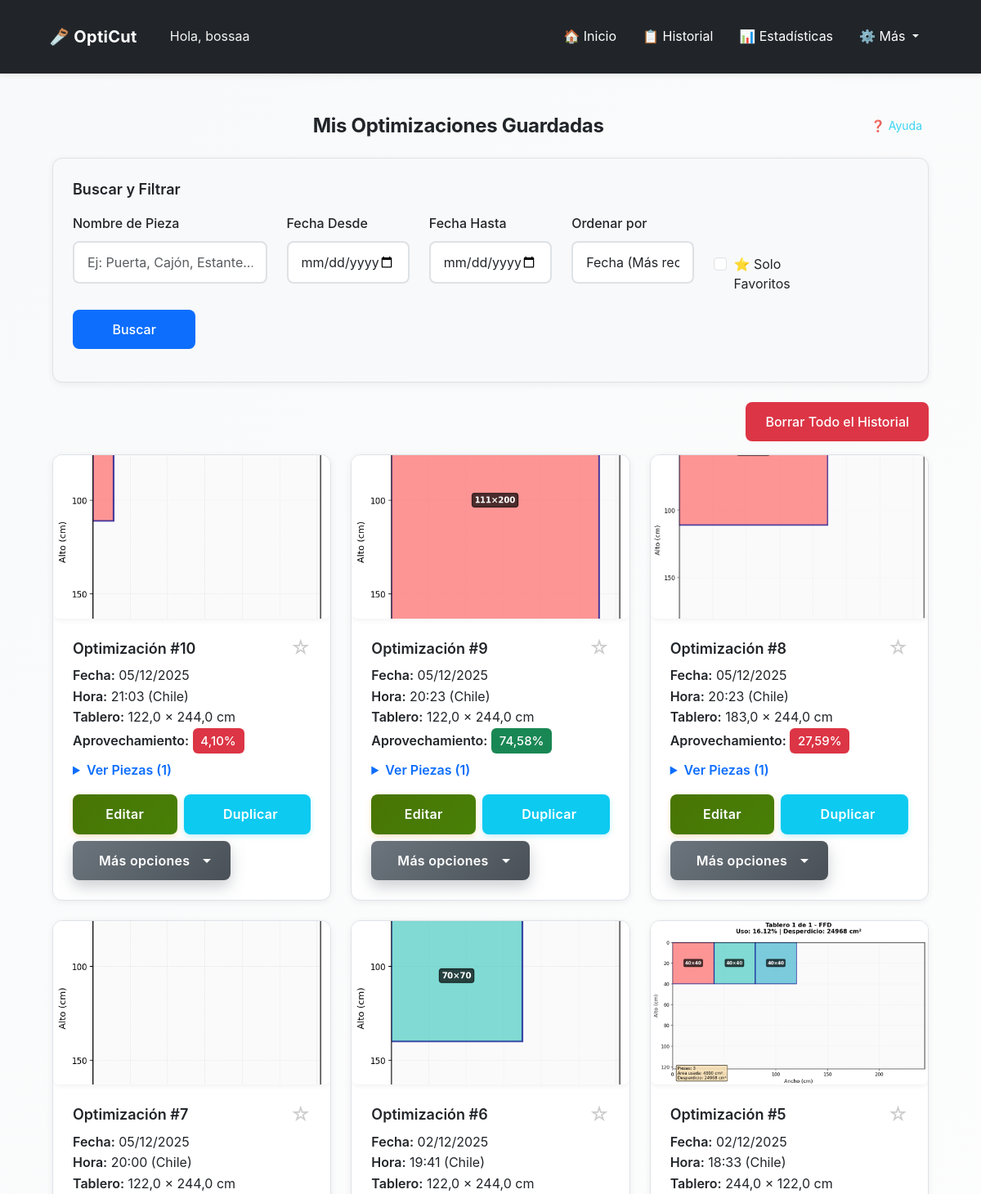
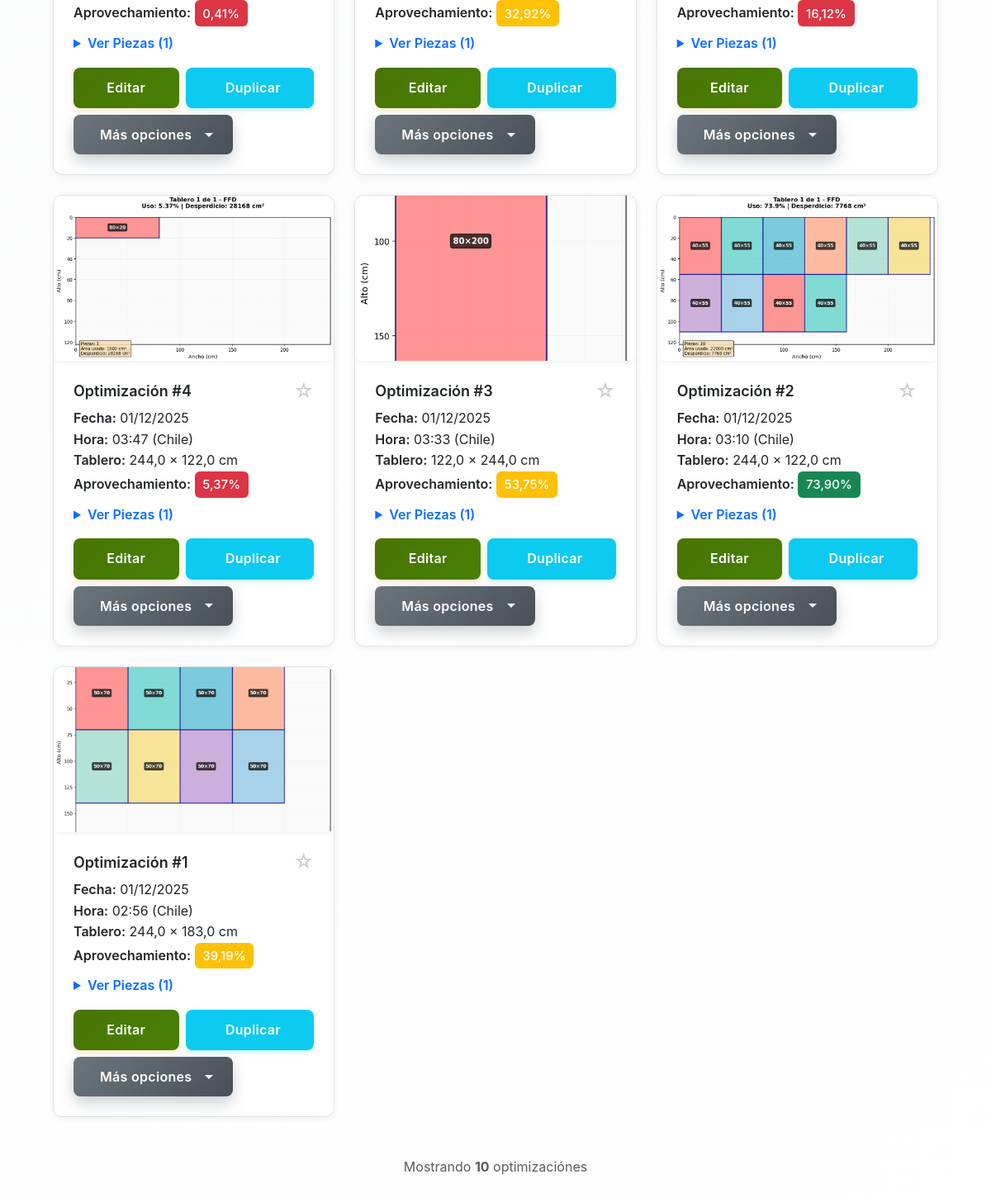
Before: /opticut/mis-optimizaciones/ (signed in) with the older database file (2 pictures, top to bottom).
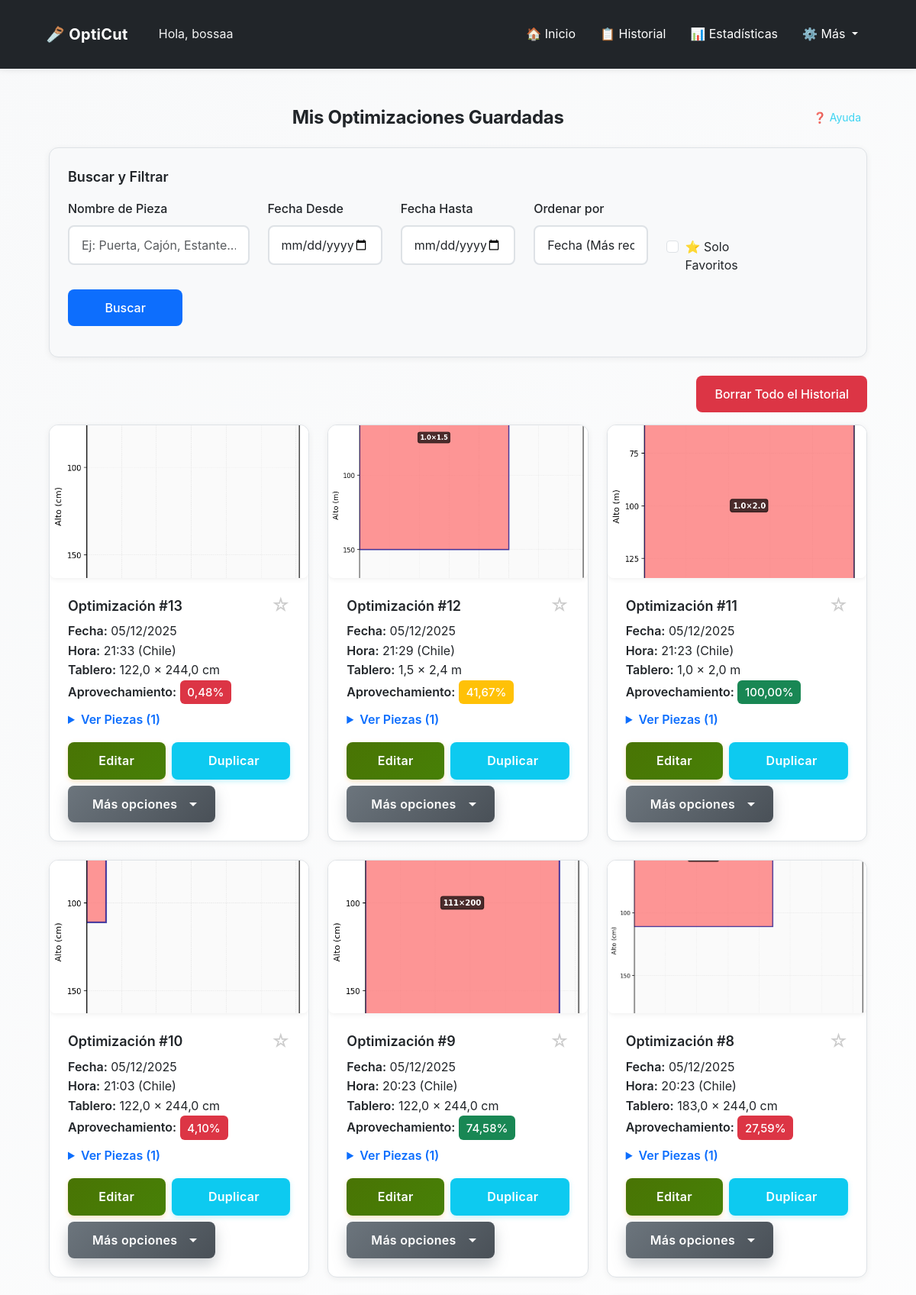
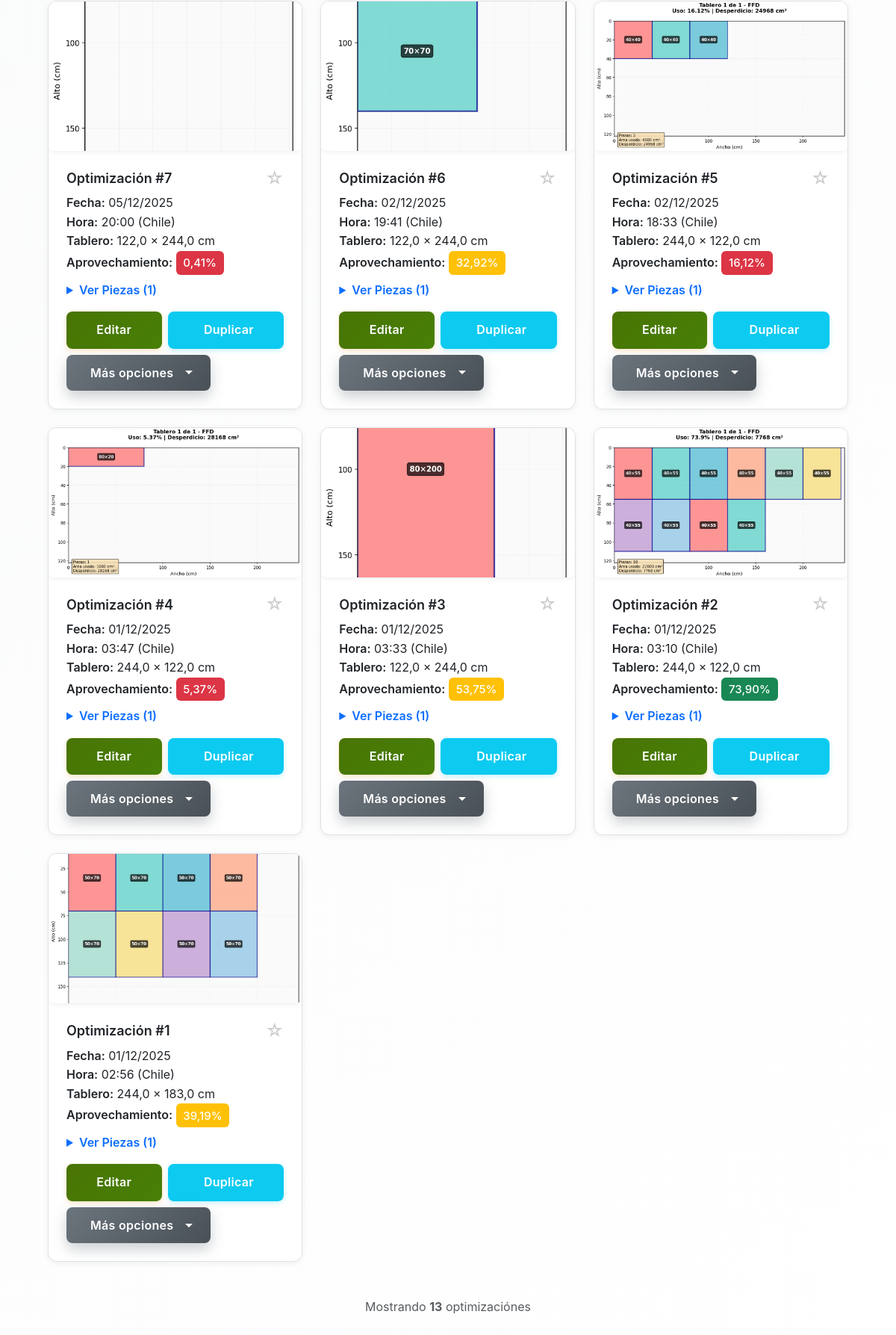
After: the same page with the newer database file (2 pictures, top to bottom).
### opticut/models.py (models this page shows, shortened)
class Optimizacion(models.Model):
    UNIDADES_CHOICES = [
        ('cm', 'Centímetros (cm)'),
        ('m', 'Metros (m)'),
        ('in', 'Pulgadas (in)'),
        ('ft', 'Pies (ft)'),
    ]
    usuario = models.ForeignKey(User, on_delete=models.CASCADE)
    fecha = models.DateTimeField(auto_now_add=True)
    ancho_tablero = models.IntegerField()  # Siempre guardado en cm
    alto_tablero = models.IntegerField()  # Siempre guardado en cm
    unidad_medida = models.CharField(max_length=2, choices=UNIDADES_CHOICES, default='cm',
                                     help_text="Unidad de medida usada por el usuario")
    piezas = models.TextField(help_text="Listado de piezas en formato ancho,alto,cantidad")
    imagen = models.ImageField(upload_to='optimizaciones/', null=True, blank=True)
    pdf = models.FileField(upload_to='pdfs/', null=True, blank=True)
    aprovechamiento_total = models.FloatField(default=0)
    favorito = models.BooleanField(default=False)
    permitir_rotacion = models.BooleanField(default=True, help_text="Permitir rotación automática de piezas 90°")
    margen_corte = models.FloatField(default=0.3, help_text="Margen de corte (kerf) en cm (guardado internamente). El valor se ingresa en mm.")

### opticut/views.py (the view, shortened to what this page needs)
# urls.py: path('mis-optimizaciones/', views.mis_optimizaciones, name='mis_optimizaciones'),
@login_required
def mis_optimizaciones(request):
    todas_optimizaciones = Optimizacion.objects.filter(usuario=request.user)
    total_absoluto = todas_optimizaciones.count()
    ordenar_por = request.GET.get('ordenar_por', 'fecha_desc')
    if ordenar_por == 'fecha_desc':
        todas_optimizaciones = todas_optimizaciones.order_by('-fecha')
    elif ordenar_por == 'fecha_asc':
        todas_optimizaciones = todas_optimizaciones.order_by('fecha')
    elif ordenar_por == 'aprovechamiento_desc':
        todas_optimizaciones = todas_optimizaciones.order_by('-aprovechamiento_total')
    elif ordenar_por == 'aprovechamiento_asc':
        todas_optimizaciones = todas_optimizaciones.order_by('aprovechamiento_total')
    else:
        todas_optimizaciones = todas_optimizaciones.order_by('-fecha')
    es_descendente = ordenar_por in ['fecha_desc', 'aprovechamiento_desc']
    numeros_absolutos = {}
    for idx, opt in enumerate(todas_optimizaciones, start=1):
        if es_descendente:
            numeros_absolutos[opt.id] = total_absoluto - idx + 1
        else:
            numeros_absolutos[opt.id] = idx
    optimizaciones = todas_optimizaciones
    solo_favoritos = request.GET.get('solo_favoritos', '').strip()
    if solo_favoritos == 'true':
        optimizaciones = optimizaciones.filter(favorito=True)
    nombre_pieza = request.GET.get('nombre_pieza', '').strip()
    if nombre_pieza:
        optimizaciones = optimizaciones.filter(piezas__icontains=nombre_pieza)
    fecha_desde = request.GET.get('fecha_desde', '').strip()
    fecha_hasta = request.GET.get('fecha_hasta', '').strip()
    optimizaciones_con_piezas = []
    for opt in optimizaciones:
        numero_mostrado = numeros_absolutos.get(opt.id, 0)
        piezas_procesadas = []
        for linea in opt.piezas.splitlines():
            if linea.strip():
                partes = linea.split(',')
                if len(partes) == 4:  # Formato: nombre,ancho,alto,cantidad
                    piezas_procesadas.append({
                        'nombre': partes[0].strip(),
                        'ancho': partes[1].strip(),
                        'alto': partes[2].strip(),
                        'cantidad': partes[3].strip()
                    })
        unidad_opt = getattr(opt, 'unidad_medida', 'cm') or 'cm'
        ancho_mostrar = round(convertir_desde_cm(opt.ancho_tablero, unidad_opt), 2)
        alto_mostrar = round(convertir_desde_cm(opt.alto_tablero, unidad_opt), 2)
        optimizaciones_con_piezas.append({
            'optimizacion': opt,
            'piezas': piezas_procesadas,
            'numero': numero_mostrado,
            'ancho_mostrar': ancho_mostrar,
            'alto_mostrar': alto_mostrar,
            'unidad_medida': unidad_opt,
        })
    return render(request, 'opticut/mis_optimizaciones.html', {
        'optimizaciones_con_piezas': optimizaciones_con_piezas,
        'nombre_pieza': nombre_pieza,
        'fecha_desde': fecha_desde,
        'fecha_hasta': fecha_hasta,
        'ordenar_por': ordenar_por,
        'solo_favoritos': solo_favoritos,
        'total_sin_filtro': total_absoluto,  # Para mostrar "X de Y optimizaciones"
    })

### opticut/context_processors.py (called while the page is built)
def tutorial_context(request):
    if request.user.is_authenticated:
        tiene_optimizaciones = Optimizacion.objects.filter(usuario=request.user).exists()
        return {
            'tiene_optimizaciones': tiene_optimizaciones
        }
    return {
        'tiene_optimizaciones': False
    }

### opticut/utils.py (called while the page is built)
def convertir_desde_cm(valor_cm, unidad_destino):
    conversiones = {
        'cm': 1.0,           # 1 cm = 1 cm
        'm': 0.01,           # 1 cm = 0.01 m
        'in': 1/2.54,        # 1 cm = 1/2.54 pulgadas
        'ft': 1/30.48,       # 1 cm = 1/30.48 pies
    }
    factor = conversiones.get(unidad_destino, 1.0)
    return round(valor_cm * factor, 2)

### usuarios/models.py (called while the page is built)
    def get_timeout_segundos_str(self):
        if self.timeout_sesion is None:
            return '1800'  # 30 minutos por defecto
        if self.timeout_sesion == 0:
            return '0'  # Desactivado
        return str(self.timeout_sesion * 60)

### opticut/templates/opticut/mis_optimizaciones.html (shortened to what the changed rows need)
{% extends 'opticut/base.html' %}
{% load static %}
{% block extra_css %}
<link rel="stylesheet" href="{% static 'opticut/css/mis_optimizaciones.css' %}">
{% endblock %}
{% block content %}
<div class="container mt-4">
  <div class="d-flex justify-content-between align-items-center mb-4 fade-in">
    <h2 class="text-center mb-0 flex-grow-1">Mis Optimizaciones Guardadas</h2>
  </div>
  {% if optimizaciones_con_piezas %}
    <div class="row">
      {% for item in optimizaciones_con_piezas %}
        {% with optimizacion=item.optimizacion piezas=item.piezas %}
        <div class="col-md-6 col-lg-4 mb-4 fade-in">
          <div class="optimizacion-card">
            {% if optimizacion.imagen %}
              <div class="chart-container chart-container-clickable"
                   onclick="abrirModalImagen('{{ optimizacion.imagen.url }}', {{ optimizacion.id }})">
                <img src="{{ optimizacion.imagen.url }}"
                     class="card-img-top chart-thumbnail"
                     alt="Optimización #{{ optimizacion.id }}">
              </div>
            {% endif %}
            <div class="card-body">
              <div class="d-flex justify-content-between align-items-center mb-2">
                <h5 class="card-title mb-0">Optimización #{{ item.numero }}</h5>
                <button type="button"
                        class="btn btn-sm p-0 border-0 bg-transparent favorito-btn align-self-center"
                        data-optimizacion-id="{{ optimizacion.id }}"
                        data-favorito-url="{% url 'opticut:toggle_favorito' optimizacion.id %}"
                        data-favorito="{{ optimizacion.favorito|yesno:'true,false' }}"
                        title="{% if optimizacion.favorito %}Quitar de favoritos{% else %}Marcar como favorito{% endif %}"
                        class="favorito-btn-inline">
                  {% if optimizacion.favorito %}
                    <span class="favorito-icon favorito-icon-active">⭐</span>
                  {% else %}
                    <span class="favorito-icon favorito-icon-inactive">☆</span>
                  {% endif %}
                </button>
              </div>
              <p class="card-text">
                <strong>Fecha:</strong> {{ optimizacion.fecha|date:"d/m/Y" }}<br>
                <strong>Hora:</strong> {{ optimizacion.fecha|date:"H:i" }} (Chile)<br>
                <strong>Tablero:</strong> {{ item.ancho_mostrar }} × {{ item.alto_mostrar }} {{ item.unidad_medida }}<br>
                <strong>Aprovechamiento:</strong>
                <span class="badge
                     {% if optimizacion.aprovechamiento_total < 30 %}bg-danger
                     {% elif optimizacion.aprovechamiento_total < 60 %}bg-warning
                     {% else %}bg-success{% endif %}">
                  {{ optimizacion.aprovechamiento_total|floatformat:2 }}%
                </span>
              </p>
              {% if piezas %}
              <details class="mb-2">
                <summary class="piezas-summary">
                  Ver Piezas ({{ piezas|length }})
                </summary>
              </details>
              {% endif %}
              <div class="action-buttons mt-3 d-flex gap-2 align-items-center">
                <a href="{% url 'opticut:editar_optimizacion' optimizacion.id %}"
                   class="btn-action btn-edit flex-fill"
                   title="Editar esta optimización">
                   Editar
                </a>
                <a href="{% url 'opticut:duplicar_optimizacion' optimizacion.id %}?ordenar_por={{ ordenar_por }}"
                   class="btn-action btn-duplicar flex-fill"
                   title="Duplicar esta optimización">
                   Duplicar
                </a>
                <div class="dropdown">
                  <button class="btn btn-action btn-mas-opciones flex-fill"
                          type="button"
                          id="dropdownMenuButton{{ optimizacion.id }}"
                          data-bs-toggle="dropdown"
                          aria-expanded="false"
                          title="Más opciones">
                     Más opciones
                  </button>
                </div>
              </div>
            </div>
          </div>
        </div>
        {% endwith %}
      {% endfor %}
    </div>
    <div class="text-center mt-4 mb-4">
      <p class="text-muted">
        Mostrando <strong>{{ optimizaciones_con_piezas|length }}</strong> optimización{{ optimizaciones_con_piezas|length|pluralize:"es" }}
      </p>
    </div>
  {% endif %}
</div>
{% endblock %}

Changed rows visible on the page:
added Optimizacion: optimizacion.imagen (picture), numero "13", optimizacion.fecha "05/12/2025", optimizacion.fecha "21:33", ancho_mostrar "122,0", alto_mostrar "244,0", unidad_medida "cm", optimizacion.aprovechamiento_total "0,48", piezas|length "1"
added Optimizacion: optimizacion.imagen (picture), numero "12", optimizacion.fecha "05/12/2025", optimizacion.fecha "21:29", ancho_mostrar "1,5", alto_mostrar "2,4", unidad_medida "m", optimizacion.aprovechamiento_total "41,67", piezas|length "1"
added Optimizacion: optimizacion.imagen (picture), numero "11", optimizacion.fecha "05/12/2025", optimizacion.fecha "21:23", ancho_mostrar "1,0", alto_mostrar "2,0", unidad_medida "m", optimizacion.aprovechamiento_total "100,00", piezas|length "1"
Other visible differences:
{{ optimizaciones_con_piezas|length }}: "10" → "13"
